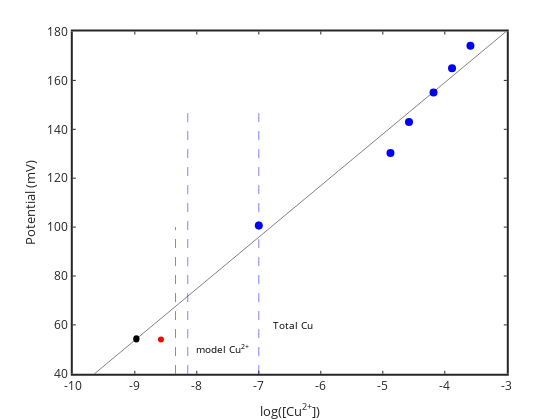

The notebook cell this image was saved under:
### Code cell
% MODEL FOR COMPARISON

%model with just inorganic speciation
%geochemical model
% input the constants and solution chemistry

flag1=2; %flag1 for concentration based search vector (1) or for log based search vector (2).
flag2=1; %flag2 for numerical derivatives (2) or analtyical derivatives (1)
database=[]; 
flag3=0; % flag3 1 for show warnings. 0 no warnings
flag4=0; %if=1 solve tableau one line at a time to get a good initial guess (no solids). really challenging probs only
flag5=0; %if=1 use stored initial guess for including solids

CuT=CuTmeas; inorganicTOTALS=[CuT];
inorganicTOTALS(inorganicTOTALS==0)=1e-16; % get rid of zero values, b/c div by zero error
TOTALS=[inorganicTOTALS]; %TOTALS=inorganicTOTALS;
pH=pH; pe=20.75-pH; PCO2=10^-3.5;
[Cuall,CuOH,CuOH2s,CuOs,CuCO3s,tenorite,malachite,MASSERR]=CuOHCO2opentableauallsolids(pH,pe,PCO2,TOTALS',flag1,flag2,flag3,flag4,flag5,database);
[CuwithCuOs,CuOH,CuOH2s,CuOs,CuCO3s,tenorite,malachite,MASSERR]=CuOHCO2opentableauCuOs(pH,pe,PCO2,TOTALS',flag1,flag2,flag3,flag4,flag5,database);
[Cunosolid,CuOH,CuOH2s,CuOs,CuCO3s,tenorite,malachite,MASSERR]=CuOHCO2opentableaunosolid(pH,pe,PCO2,TOTALS',flag1,flag2,flag3,flag4,flag5,database);

plot(log10(CuTplus),Emeas,'bo','markersize',8)
log10(CuTplus)

hold on
plot([logCuoriginal'],[mVAoriginal'],'ko')
logCuplot=-13:0.1:-3; Eplot=polyval(param,logCuplot);
plot(logCuplot,Eplot,'k-')
set(gca,'linewidth',2)
xlabel('log[Cu^{2+}]'); ylabel('E (mV)')
hold on

plot([log10(Cuall) log10(Cuall)],[-100 100],'b--')
plot([log10(Cunosolid) log10(Cunosolid)],[-100 150],'b--'); hold on
plot([log10(CuT) log10(CuT)],[-100 150],'b--')
%plot([-9.576 -9.576],[-100 100],'b--')

text(log10(Cunosolid)+0.1,50,'model Cu^{2+}','rotation',90)
text(log10(CuT)+0.2,60,'Total Cu','rotation',90)


xlabel('log([Cu^{2+}])')
ylabel('Potential (mV)')
set(gca,'LineWidth',2,'fontsize',12)

logCunosolid=log10(Cunosolid)
logCuoriginalsample=mean((mVAoriginal-param(2))/param(1))
logCuonept

axis([-10 -3 40 180])

plot(logCuonept,Eorig,'ro','markerfacecolor','r')

### Figure 1 — Plotly figure (JSON) as saved in the notebook; plotly's stock layout.template omitted (floating-point values rounded to 4 significant figures)
{"data": [{"line": {"color": "rgb(0,0,255)", "width": 0.5}, "marker": {"color": "rgb(0,0,255)", "line": {"color": "rgb(0,0,255)"}, "size": 8, "symbol": "circle"}, "mode": "markers", "name": "", "showlegend": false, "type": "scatter", "visibility": true, "x": [-7, -4.876, -4.577, -4.182, -3.883, -3.587], "xaxis": "x", "y": [100.7, 130.3, 143, 155.1, 165, 174.2], "yaxis": "y"}, {"line": {"color": "rgb(0, 0, 0)", "width": 0.5}, "marker": {"color": "rgb(0, 0, 0)", "line": {"color": "rgb(0, 0, 0)"}, "size": 6, "symbol": "circle"}, "mode": "markers", "name": "", "showlegend": false, "type": "scatter", "visibility": true, "x": [-8.975], "xaxis": "x", "y": [54.5], "yaxis": "y"}, {"line": {"color": "rgb(0, 0, 0)", "width": 0.5}, "marker": {"color": "rgb(0, 0, 0)", "line": {"color": "rgb(0, 0, 0)"}, "size": 6, "symbol": "circle"}, "mode": "markers", "name": "", "showlegend": false, "type": "scatter", "visibility": true, "x": [-8.975], "xaxis": "x", "y": [54], "yaxis": "y"}, {"line": {"color": "rgb(0, 0, 0)", "dash": "solid", "width": 0.5}, "marker": {"color": "rgb(0, 0, 0)", "line": {"color": "rgb(0, 0, 0)"}, "size": 6, "symbol": "none"}, "mode": "lines", "name": "", "showlegend": false, "type": "scatter", "visibility": true, "x": [-13, -12.9, -12.8, -12.7, -12.6, -12.5, -12.4, -12.3, -12.2, -12.1, -12, -11.9, -11.8, -11.7, -11.6, -11.5, -11.4, -11.3, -11.2, -11.1, -11, -10.9, -10.8, -10.7, -10.6, -10.5, -10.4, -10.3, -10.2, -10.1, -10, -9.9, -9.8, -9.7, -9.6, -9.5, -9.4, -9.3, -9.2, -9.1, -9, -8.9, -8.8, -8.7, -8.6, -8.5, -8.4, -8.3, -8.2, -8.1, -8, -7.9, -7.8, -7.7, -7.6, -7.5, -7.4, -7.3, -7.2, -7.1, -7, -6.9, -6.8, -6.7, -6.6, -6.5, -6.4, -6.3, -6.2, -6.1, -6, -5.9, -5.8, -5.7, -5.6, -5.5, -5.4, -5.3, -5.2, -5.1, -5, -4.9, -4.8, -4.7, -4.6, -4.5, -4.4, -4.3, -4.2, -4.1, -4, -3.9, -3.8, -3.7, -3.6, -3.5, -3.4, -3.3, -3.2, -3.1, -3], "xaxis": "x", "y": [-30.62, -28.51, -26.4, -24.29, -22.18, -20.08, -17.97, -15.86, -13.75, -11.64, -9.533, -7.425, -5.316, -3.208, -1.099, 1.009, 3.117, 5.226, 7.334, 9.443, 11.55, 13.66, 15.77, 17.88, 19.99, 22.09, 24.2, 26.31, 28.42, 30.53, 32.64, 34.74, 36.85, 38.96, 41.07, 43.18, 45.29, 47.4, 49.5, 51.61, 53.72, 55.83, 57.94, 60.05, 62.15, 64.26, 66.37, 68.48, 70.59, 72.7, 74.8, 76.91, 79.02, 81.13, 83.24, 85.35, 87.46, 89.56, 91.67, 93.78, 95.89, 98.0, 100.1, 102.2, 104.3, 106.4, 108.5, 110.6, 112.8, 114.9, 117.0, 119.1, 121.2, 123.3, 125.4, 127.5, 129.6, 131.7, 133.8, 136.0, 138.1, 140.2, 142.3, 144.4, 146.5, 148.6, 150.7, 152.8, 154.9, 157.0, 159.1, 161.3, 163.4, 165.5, 167.6, 169.7, 171.8, 173.9, 176.0, 178.1, 180.2], "yaxis": "y"}, {"line": {"color": "rgb(0,0,255)", "dash": "dash", "width": 0.5}, "marker": {"color": "rgb(0,0,255)", "line": {"color": "rgb(0,0,255)"}, "size": 6, "symbol": "none"}, "mode": "lines", "name": "", "showlegend": false, "type": "scatter", "visibility": true, "x": [-8.343, -8.343], "xaxis": "x", "y": [-100, 100], "yaxis": "y"}, {"line": {"color": "rgb(0,0,255)", "dash": "dash", "width": 0.5}, "marker": {"color": "rgb(0,0,255)", "line": {"color": "rgb(0,0,255)"}, "size": 6, "symbol": "none"}, "mode": "lines", "name": "", "showlegend": false, "type": "scatter", "visibility": true, "x": [-8.146, -8.146], "xaxis": "x", "y": [-100, 150], "yaxis": "y"}, {"line": {"color": "rgb(0,0,255)", "dash": "dash", "width": 0.5}, "marker": {"color": "rgb(0,0,255)", "line": {"color": "rgb(0,0,255)"}, "size": 6, "symbol": "none"}, "mode": "lines", "name": "", "showlegend": false, "type": "scatter", "visibility": true, "x": [-7, -7], "xaxis": "x", "y": [-100, 150], "yaxis": "y"}, {"line": {"color": "rgb(255,0,0)", "width": 0.5}, "marker": {"color": "rgb(255,0,0)", "line": {"color": "rgb(255,0,0)"}, "size": 6, "symbol": "circle"}, "mode": "markers", "name": "", "showlegend": false, "type": "scatter", "visibility": true, "x": [-8.578], "xaxis": "x", "y": [54], "yaxis": "y"}], "layout": {"annotations": [{"font": {"color": "rgb(0, 0, 0)", "size": 10}, "showarrow": false, "text": "model Cu<sup>2+</sup>", "x": -8.046, "xanchor": "left", "xref": "x", "y": 50, "yanchor": "middle", "yref": "y"}, {"font": {"color": "rgb(0, 0, 0)", "size": 10}, "showarrow": false, "text": "Total Cu", "x": -6.8, "xanchor": "left", "xref": "x", "y": 60, "yanchor": "middle", "yref": "y"}], "height": 420, "hovermode": "closest", "margin": {"b": 0, "l": 0, "r": 0, "t": 0}, "plot_bgcolor": "rgba(0, 0, 0, 0)", "showlegend": false, "width": 560, "xaxis": {"anchor": "y", "autorange": false, "domain": [0.13, 0.905], "exponentformat": "none", "gridcolor": "rgba(38,38,38,0.15)", "gridwidth": 2, "linecolor": "rgb(38,38,38)", "linewidth": 2, "mirror": "ticks", "range": [-10, -3], "showgrid": false, "showline": true, "side": "bottom", "spikedash": "solid", "spikemode": "across", "spikesides": false, "spikethickness": 1, "tickangle": 0, "tickcolor": "rgb(38,38,38)", "tickfont": {"color": "rgb(38,38,38)", "size": 12}, "ticklen": 3, "ticks": "inside", "ticktext": ["-10", "-9", "-8", "-7", "-6", "-5", "-4", "-3"], "tickvals": [-10, -9, -8, -7, -6, -5, -4, -3], "title": {"font": {"color": "rgb(38,38,38)", "size": 13.2}, "text": "log([Cu<sup>2+</sup>])"}, "type": "linear", "visible": true, "zeroline": false}, "yaxis": {"anchor": "x", "autorange": false, "domain": [0.11, 0.925], "exponentformat": "none", "gridcolor": "rgba(38,38,38,0.15)", "gridwidth": 2, "linecolor": "rgb(38,38,38)", "linewidth": 2, "mirror": "ticks", "range": [40, 180], "showgrid": false, "showline": true, "side": "left", "spikedash": "solid", "spikemode": "across", "spikesides": false, "spikethickness": 1, "tickangle": 0, "tickcolor": "rgb(38,38,38)", "tickfont": {"color": "rgb(38,38,38)", "size": 12}, "ticklen": 3, "ticks": "inside", "ticktext": ["40", "60", "80", "100", "120", "140", "160", "180"], "tickvals": [40, 60, 80, 100, 120, 140, 160, 180], "title": {"font": {"color": "rgb(38,38,38)", "size": 13.2}, "text": "Potential (mV)"}, "type": "linear", "visible": true, "zeroline": false}}}
